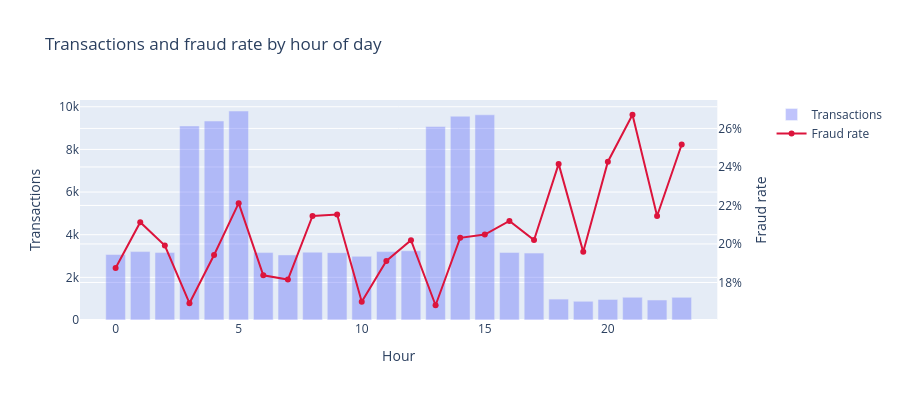

Notebook cell for this chart:
### Markdown cell above
## Fraud by hour of day

### Code cell
hourly = (
    df.groupby("hour_of_day")["is_fraud"]
    .agg(["mean", "count"])
    .rename(columns={"mean": "fraud_rate", "count": "n"})
    .reset_index()
)

fig = make_subplots(specs=[[{"secondary_y": True}]])
fig.add_trace(go.Bar(x=hourly["hour_of_day"], y=hourly["n"], name="Transactions", opacity=0.4), secondary_y=False)
fig.add_trace(go.Scatter(x=hourly["hour_of_day"], y=hourly["fraud_rate"], name="Fraud rate", line=dict(color="crimson", width=2), mode="lines+markers"), secondary_y=True)
fig.update_layout(title="Transactions and fraud rate by hour of day", xaxis_title="Hour", height=400)
fig.update_yaxes(title_text="Transactions", secondary_y=False)
fig.update_yaxes(title_text="Fraud rate", tickformat=".0%", secondary_y=True)
fig.show()

### Figure 1 — Plotly figure (JSON) as saved in the notebook; plotly's stock layout.template omitted (floating-point values rounded to 4 significant figures)
{"data": [{"name": "Transactions", "opacity": 0.4, "type": "bar", "x": [0, 1, 2, 3, 4, 5, 6, 7, 8, 9, 10, 11, 12, 13, 14, 15, 16, 17, 18, 19, 20, 21, 22, 23], "xaxis": "x", "y": [3071, 3209, 3163, 9100, 9333, 9802, 3162, 3052, 3183, 3159, 2988, 3207, 3248, 9074, 9558, 9624, 3170, 3138, 981, 878, 964, 1067, 937, 1065], "yaxis": "y"}, {"line": {"color": "crimson", "width": 2}, "mode": "lines+markers", "name": "Fraud rate", "type": "scatter", "x": [0, 1, 2, 3, 4, 5, 6, 7, 8, 9, 10, 11, 12, 13, 14, 15, 16, 17, 18, 19, 20, 21, 22, 23], "xaxis": "x", "y": [0.1876, 0.2113, 0.1992, 0.1692, 0.1943, 0.2212, 0.1837, 0.1815, 0.2146, 0.2153, 0.17, 0.1911, 0.202, 0.1682, 0.2032, 0.2049, 0.212, 0.202, 0.2416, 0.1959, 0.2427, 0.2671, 0.2145, 0.2516], "yaxis": "y2"}], "layout": {"height": 400, "title": {"text": "Transactions and fraud rate by hour of day"}, "xaxis": {"anchor": "y", "domain": [0.0, 0.94], "title": {"text": "Hour"}}, "yaxis": {"anchor": "x", "domain": [0.0, 1.0], "title": {"text": "Transactions"}}, "yaxis2": {"anchor": "x", "overlaying": "y", "side": "right", "tickformat": ".0%", "title": {"text": "Fraud rate"}}}}
